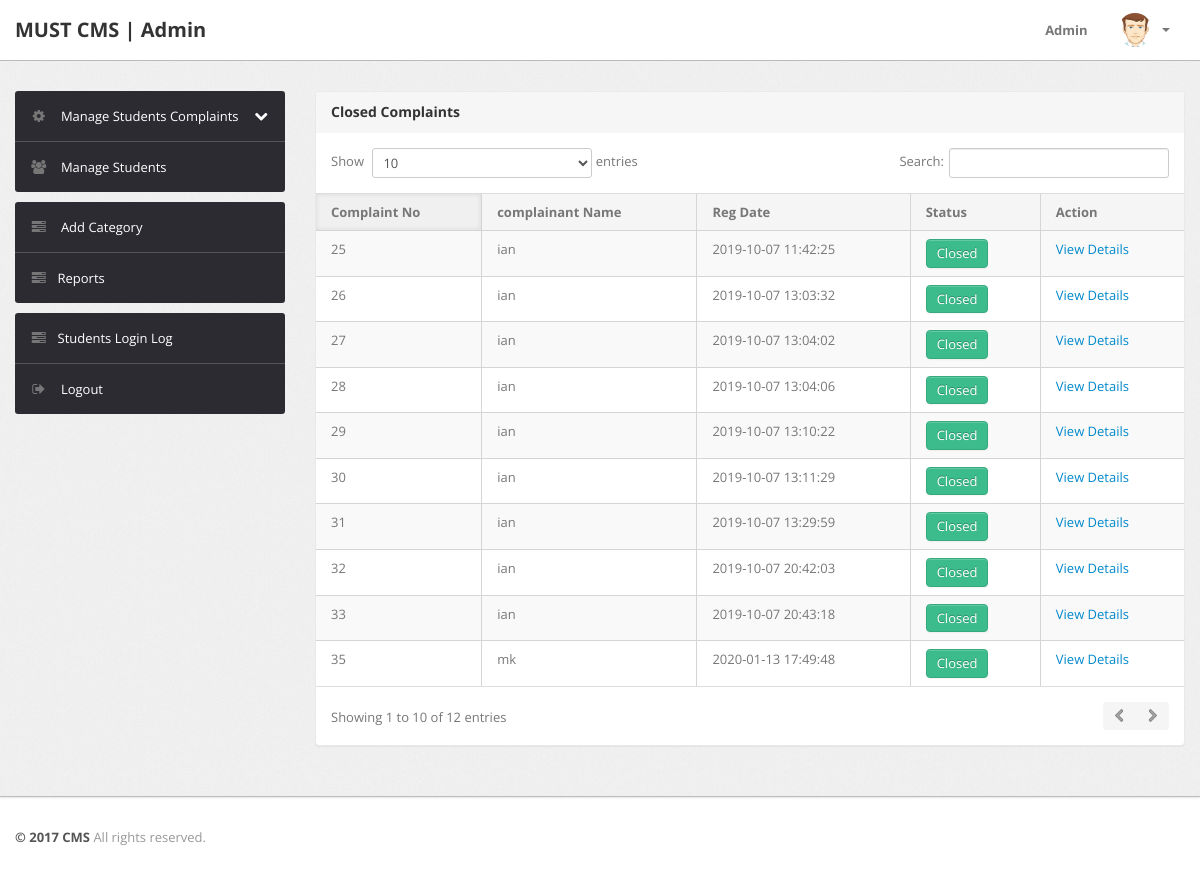
The app's page /admin/closed-complaint.php (signed in) with its own data.
### tables this page shows
CREATE TABLE `tblcomplaints` (
  `complaintNumber` int(11) NOT NULL,
  `userId` int(11) NOT NULL,
  `category` int(11) NOT NULL,
  `complaintType` varchar(255) NOT NULL,
  `complaintDetails` mediumtext NOT NULL,
  `complaintFile` varchar(255) DEFAULT NULL,
  `regDate` timestamp NOT NULL DEFAULT CURRENT_TIMESTAMP,
  `status` varchar(50) DEFAULT NULL,
  `lastUpdationDate` timestamp NULL DEFAULT CURRENT_TIMESTAMP ON UPDATE CURRENT_TIMESTAMP
);

CREATE TABLE `users` (
  `id` int(11) NOT NULL,
  `fullName` varchar(255) DEFAULT NULL,
  `userRegNo` varchar(255) DEFAULT NULL,
  `password` varchar(255) DEFAULT NULL,
  `contactNo` bigint(11) DEFAULT NULL,
  `pincode` int(6) DEFAULT NULL,
  `userImage` varchar(255) DEFAULT NULL,
  `regDate` timestamp NOT NULL DEFAULT CURRENT_TIMESTAMP,
  `updationDate` timestamp NULL DEFAULT CURRENT_TIMESTAMP ON UPDATE CURRENT_TIMESTAMP,
  `status` int(1) DEFAULT NULL
);

### admin/closed-complaint.php (the view, shortened to what this page needs)
<?php
include('include/config.php');
if(strlen($_SESSION['alogin'])==0)
	{
header('location:index.php');
}
else{
?>
<!DOCTYPE html>
<html lang="en">
<head>
	<link type="text/css" href="bootstrap/css/bootstrap.min.css" rel="stylesheet">
	<link type="text/css" href="bootstrap/css/bootstrap-responsive.min.css" rel="stylesheet">
	<link type="text/css" href="css/theme.css" rel="stylesheet">
	<link type="text/css" href="images/icons/css/font-awesome.css" rel="stylesheet">
</head>
<body>
<?php include('include/header.php');?>
	<div class="wrapper">
		<div class="container">
			<div class="row">
<?php include('include/sidebar.php');?>
			<div class="span9">
					<div class="content">
	<div class="module">
							<div class="module-head">
								<h3>Closed Complaints</h3>
							</div>
							<div class="module-body table">
								<table cellpadding="0" cellspacing="0" border="0" class="datatable-1 table table-bordered table-striped	 display" >
									<thead>
										<tr>
											<th>Complaint No</th>
											<th> complainant Name</th>
											<th>Reg Date</th>
											<th>Status</th>
											<th>Action</th>
										</tr>
									</thead>
<tbody>
<?php
$st='completed';
$query=mysqli_query($con,"select tblcomplaints.*,users.fullName as name from tblcomplaints join users on users.id=tblcomplaints.userId where tblcomplaints.status='$st'");
while($row=mysqli_fetch_array($query))
{
?>
										<tr>
											<td><?php echo htmlentities($row['complaintNumber']);?></td>
											<td><?php echo htmlentities($row['name']);?></td>
											<td><?php echo htmlentities($row['regDate']);?></td>
											<td><button type="button" class="btn btn-success">Closed</button></td>
											<td>   <a href="complaint-details.php?cid=<?php echo htmlentities($row['complaintNumber']);?>"> View Details</a>
											</td>
											</tr>
										<?php  } ?>
										</tbody>
								</table>
							</div>
						</div>
					</div>
				</div>
			</div>
		</div>
	</div>
<?php include('include/footer.php');?>
</body>
<?php } ?>

### records on screen
tblcomplaints: complaintNumber "25", userId.fullName "ian", regDate "2019-10-07 11:42:25"
tblcomplaints: complaintNumber "26", userId.fullName "ian", regDate "2019-10-07 13:03:32"
tblcomplaints: complaintNumber "27", userId.fullName "ian", regDate "2019-10-07 13:04:02"
tblcomplaints: complaintNumber "28", userId.fullName "ian", regDate "2019-10-07 13:04:06"
tblcomplaints: complaintNumber "29", userId.fullName "ian", regDate "2019-10-07 13:10:22"
tblcomplaints: complaintNumber "30", userId.fullName "ian", regDate "2019-10-07 13:11:29"
tblcomplaints: complaintNumber "31", userId.fullName "ian", regDate "2019-10-07 13:29:59"
tblcomplaints: complaintNumber "32", userId.fullName "ian", regDate "2019-10-07 20:42:03"
tblcomplaints: complaintNumber "33", userId.fullName "ian", regDate "2019-10-07 20:43:18"
tblcomplaints: complaintNumber "35", userId.fullName "mk", regDate "2020-01-13 17:49:48"
